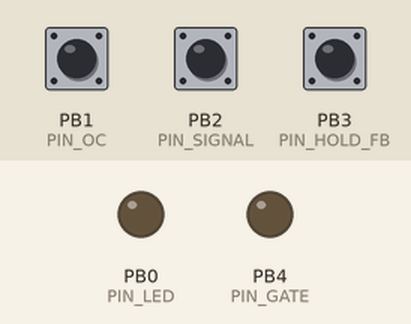
A sketch run on a simulated ATtiny85, built with avr-gcc and run on an emulated ATtiny85. Shown: output pins drawn as LEDs (lit = HIGH). Dashed ring = blinking. The test bench sets the inputs (shaded band); at power-on: PB2 (PIN_SIGNAL) HIGH, PB1 (PIN_OC) HIGH, PB3 (PIN_HOLD_FB) HIGH.

Above: at 1.8 s.
1.9 s: PB2 (PIN_SIGNAL) pulled LOW for 0.15 s
At 1.97 s:
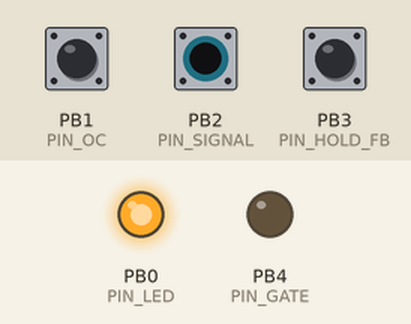
4.9 s: PB1 (PIN_OC) pulled LOW for 1 s
At 5.4 s:
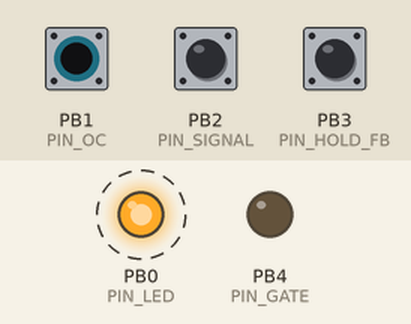
7.4 s: PB1 (PIN_OC) pulled LOW for 3.2 s
At 12.0 s:
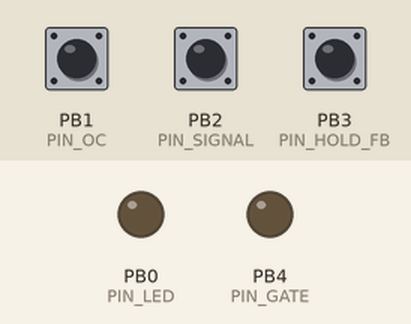
Timing chart, 0 to 13.5 s (numbered marks = the images above; inputs shaded):
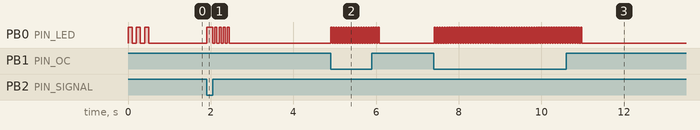

The sketch:

peak_and_hold_v3_ATtiny85.ino
```cpp
/*
 * ═══════════════════════════════════════════════════════════════════
 *  PEAK-AND-HOLD INJECTOR DRIVER v3.0 — ATtiny85
 *  VW Passat B2 1.6 DT — Injetor Magneti Marelli IWM500.01 (2Ω low-Z)
 *  ═══════════════════════════════════════════════════════════════════
 *
 *  MELHORIAS vs v2 (Arduino Nano):
 *   ✅ ATtiny85 — mais barato, mais simples, 8 pinos, menos fiação
 *   ✅ Watchdog interno — reinicia automaticamente se o firmware travar
 *   ✅ Fail-safe por timeout — fecha o injetor se perder o sinal
 *   ✅ Proteção de corrente (hardware) — comparador LM393 corta a gate
 *   ✅ Calibração automática do hold — ajusta o duty para ~1.2A
 *   ✅ LED de diagnóstico — peak / hold / erro
 *   ✅ TVS — protege contra picos de tensão (no esquema)
 *
 *  PINOS ATtiny85 (DIP-8):
 *   PB4 (pino 3): PWM gate MOSFET (Timer1 OC1A) — 31.25kHz
 *   PB0 (pino 5): LED diagnóstico
 *   PB2 (pino 7): sinal Speeduino INJ1 (INT0) — ativo-baixo
 *   PB1 (pino 6): comparador A — sobrecorrente (fail-safe, LOW = erro)
 *   PB3 (pino 2): comparador B — feedback hold (LOW = corrente ≥ 1.2A)
 *
 *  SINAL: LOW = injetar (Speeduino INJ1 open-drain, ativo-baixo)
 *  ═══════════════════════════════════════════════════════════════════
 */

#include <avr/wdt.h>

// ═══════════════════════════════════════════════════════════════════
//  CONFIGURAÇÃO — ajustar para o teu injetor
// ═══════════════════════════════════════════════════════════════════

const uint16_t PEAK_TIME_US   = 1500;   // fase peak: 1.5ms (abrir rápido)
const uint8_t  HOLD_DUTY_INIT = 51;     // duty inicial (20% ≈ 1.2A)
const uint8_t  HOLD_DUTY_MIN  = 20;     // limite mínimo (≈0.5A)
const uint8_t  HOLD_DUTY_MAX  = 80;     // limite máximo (≈2.4A)
const uint16_t SIGNAL_TIMEOUT_MS = 100; // fail-safe: fecha se sem sinal

// ═══════════════════════════════════════════════════════════════════
//  PINOS
// ═══════════════════════════════════════════════════════════════════

#define PIN_GATE    PB4   // PWM gate (Timer1 OC1A)
#define PIN_LED     PB0   // LED diagnóstico
#define PIN_SIGNAL  PB2   // sinal Speeduino (INT0)
#define PIN_OC      PB1   // comparador A: sobrecorrente (LOW = erro)
#define PIN_HOLD_FB PB3   // comparador B: feedback hold (LOW = corrente OK)

// ═══════════════════════════════════════════════════════════════════
//  ESTADO
// ═══════════════════════════════════════════════════════════════════

volatile bool injectorActive = false;
volatile bool inPeak = false;
volatile unsigned long pulseStart = 0;
volatile unsigned long lastSignalMs = 0;
volatile unsigned long ocCount = 0;
uint8_t holdDuty = HOLD_DUTY_INIT;

// ═══════════════════════════════════════════════════════════════════
//  SETUP
// ═══════════════════════════════════════════════════════════════════

void setup() {
  // Pinos
  pinMode(PIN_GATE, OUTPUT);
  pinMode(PIN_LED, OUTPUT);
  pinMode(PIN_SIGNAL, INPUT_PULLUP);
  pinMode(PIN_OC, INPUT_PULLUP);      // comparador A: normal = HIGH
  pinMode(PIN_HOLD_FB, INPUT_PULLUP); // comparador B: normal = HIGH

  // MOSFET desligado no arranque (fail-safe)
  digitalWrite(PIN_GATE, LOW);
  digitalWrite(PIN_LED, LOW);

  // Timer1 PWM 31.25kHz na PB4 (OC1A)
  // Prescaler 1 → 8MHz / 256 = 31.25kHz (inaudível)
  TCCR1 = (1 << COM1A1) | (1 << PWM1A) | (1 << CS10);
  OCR1A = 0;   // duty 0

  // Interrupção INT0 no PB2 (mudança de estado)
  GIMSK |= (1 << INT0);
  MCUCR |= (1 << ISC00);   // qualquer mudança de estado

  // Watchdog: 2s (se o loop travar, reinicia)
  wdt_enable(WDTO_2S);

  // Boot blink: 3x = arranque OK
  for (int i = 0; i < 3; i++) {
    digitalWrite(PIN_LED, HIGH);
    delay(100);
    digitalWrite(PIN_LED, LOW);
    delay(100);
  }
}

// ═══════════════════════════════════════════════════════════════════
//  INTERRUPÇÃO SINAL — resposta em microssegundos
// ═══════════════════════════════════════════════════════════════════

ISR(INT0_vect) {
  bool state = digitalRead(PIN_SIGNAL);
  if (!state) {
    // ── INJETAR (ativo-baixo) ──
    pulseStart = micros();
    inPeak = true;
    injectorActive = true;
    OCR1A = 255;              // PEAK: 100% (abrir rápido)
    digitalWrite(PIN_LED, HIGH);
  } else {
    // ── PARAR ──
    OCR1A = 0;
    injectorActive = false;
    inPeak = false;
    digitalWrite(PIN_LED, LOW);
  }
  lastSignalMs = millis();
}

// ═══════════════════════════════════════════════════════════════════
//  MAIN LOOP
// ═══════════════════════════════════════════════════════════════════

void loop() {
  wdt_reset();   // alimenta o watchdog (se travar, reinicia)

  // 1. Transição peak → hold
  if (injectorActive && inPeak) {
    if ((unsigned long)(micros() - pulseStart) >= PEAK_TIME_US) {
      inPeak = false;
      OCR1A = holdDuty;   // HOLD: corrente reduzida
    }
  }

  // 2. Calibração automática do hold (via comparador B)
  //    Mantém a corrente de hold em ~1.2A sem ajuste manual.
  if (injectorActive && !inPeak) {
    if (digitalRead(PIN_HOLD_FB) == HIGH) {
      // corrente < 1.2A → aumenta o duty
      if (holdDuty < HOLD_DUTY_MAX) holdDuty++;
    } else {
      // corrente ≥ 1.2A → diminui o duty
      if (holdDuty > HOLD_DUTY_MIN) holdDuty--;
    }
    OCR1A = holdDuty;
  }

  // 3. Fail-safe: sem sinal há demasiado tempo → fecha o injetor
  if (injectorActive) {
    if ((unsigned long)(millis() - lastSignalMs) > SIGNAL_TIMEOUT_MS) {
      OCR1A = 0;
      injectorActive = false;
      inPeak = false;
      digitalWrite(PIN_LED, LOW);
      blinkError(5, 50);   // 5 piscas = fail-safe de sinal
    }
  }

  // 4. Proteção de corrente (comparador A — fail-safe de hardware)
  //    O comparador corta a gate diretamente; aqui só sinalizamos.
  if (digitalRead(PIN_OC) == LOW) {
    ocCount++;
    if (ocCount > 5) {
      OCR1A = 0;
      injectorActive = false;
      inPeak = false;
      blinkError(10, 30);  // 10 piscas = sobrecorrente
    }
  } else {
    ocCount = 0;
  }

  delay(1);
}

// ═══════════════════════════════════════════════════════════════════
//  LED DE ERRO
// ═══════════════════════════════════════════════════════════════════

void blinkError(int times, int ms) {
  for (int i = 0; i < times; i++) {
    digitalWrite(PIN_LED, HIGH);
    delay(ms);
    digitalWrite(PIN_LED, LOW);
    delay(ms);
  }
}

/*
 * ═══════════════════════════════════════════════════════════════════
 *  CÓDIGO DE DIAGNÓSTICO DO LED
 *  ═══════════════════════════════════════════════════════════════════
 *  3 piscas lentas no arranque  → boot OK
 *  LED aceso durante o pulso    → peak (1.5ms) + hold
 *  5 piscas rápidas             → fail-safe de sinal (perdeu o Speeduino)
 *  10 piscas rápidas            → sobrecorrente (curto no injetor)
 *  ═══════════════════════════════════════════════════════════════════
 */
```

Measured:
- after the input at 1.9 s, PB0 (PIN_LED): LOW → HIGH at once, then repeats every 0.10 s: LOW 0.05 s, HIGH 0.05 s, until it stays LOW from 2.5 s
- after the input at 4.9 s, PB0 (PIN_LED): alternates HIGH for 0.03 s and LOW for 0.03 s, 40 changes in all, then stays LOW, starting at once
- after the input at 7.4 s, PB0 (PIN_LED): alternates HIGH for 0.03 s and LOW for 0.03 s, 120 changes in all, then stays LOW, starting at once
